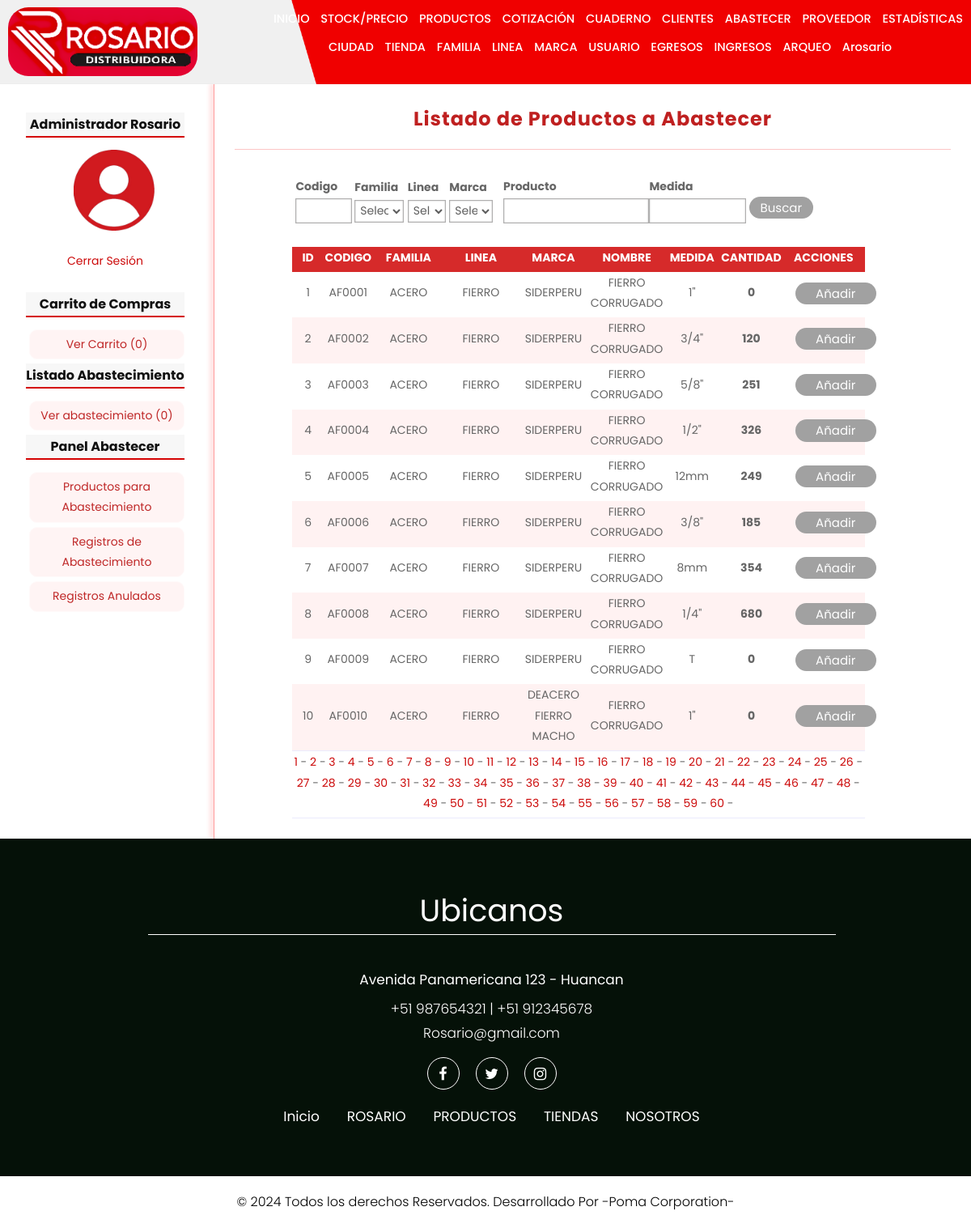
The page /abastecer/index (signed in) on the database its author committed.
### tables this page shows
CREATE TABLE producto(
id              INT(255) AUTO_INCREMENT NOT NULL,
id_tienda       INT(255) NOT NULL,
id_familia      INT(255) NOT NULL,
id_linea        INT(255) NOT NULL,
id_marca        INT(255) NOT NULL,
id_descuento    INT(255) NOT NULL,
codigo          char(6),
nombre          VARCHAR(150) NOT NULL,
medida          VARCHAR(100) NOT NULL,
cantidad        FLOAT(100,2) NOT NULL,
paquete         INT(100),
imagen          VARCHAR(255),
preciob         FLOAT(100,2),
preciof         FLOAT(100,2),
precioc         FLOAT(100,2),
est             CHAR(1) NOT NULL,
CONSTRAINT pk_producto PRIMARY KEY(id),
CONSTRAINT fk_producto_tienda FOREIGN KEY(id_tienda) REFERENCES tienda(id),
CONSTRAINT fk_producto_familia FOREIGN KEY(id_familia) REFERENCES familia(id),
CONSTRAINT fk_producto_linea FOREIGN KEY(id_linea) REFERENCES linea(id),
CONSTRAINT fk_producto_marca FOREIGN KEY(id_marca) REFERENCES marca(id),
CONSTRAINT fk_producto_descuento FOREIGN KEY(id_descuento) REFERENCES descuento(id)
);

CREATE TABLE familia(
id              INT(255) AUTO_INCREMENT NOT NULL,
nombre          VARCHAR(150) NOT NULL,
est             char(1) NOT NULL,
CONSTRAINT pk_familia PRIMARY KEY(id)
);

CREATE TABLE linea(
id              INT(255) AUTO_INCREMENT NOT NULL,
nombre          VARCHAR(150) NOT NULL,
est             char(1) NOT NULL,
CONSTRAINT pk_linea PRIMARY KEY(id)
);

CREATE TABLE marca(
id              INT(255) AUTO_INCREMENT NOT NULL,
nombre          VARCHAR(150) NOT NULL,
est             char(1) NOT NULL,
CONSTRAINT pk_marca PRIMARY KEY(id)
);

### controllers/AbastecerController.php (called while the page is built, shortened)
<?Php
require_once 'models/producto.php';
class abastecerController{
    public function index(){
        if(isset($_GET['pag'])){
            $pag = $_GET['pag'];
        }else{
            $pag = 1;
        }
        $limite = 10;
        $offset = ($pag-1)*$limite;
        $producto = new Producto;
        $producto->setOffset($offset);
        $producto->setLimite($limite);
        $prod = $producto->getAllab();
        $total = $producto->getAlltotal();
        $totalP = ceil($total/$limite);
        $totalPag = $totalP;
        require_once  'views/abastecer/gestionab.php';
    }
}
?>

### config/db.php (called while the page is built)
<?Php
Class Database{
    public static function connect(){
        $db = new mysqli('localhost', 'root', '', 'ferr_ros_h');
        $db->query("SET NAMES 'utf8'");
        return $db;
    }
}
?>

### models/producto.php (called while the page is built, shortened)
<?Php
class producto{
    private $limite;
    private $offset;
    private $db;
    public function __construct(){
        $this->db = Database::connect();
    }
    function getLimite(){
        return $this->limite;
    }
    function getOffset(){
        return $this->offset;
    }
    function setLimite($limite){
        $this->limite = $limite;
    }
    function setOffset($offset){
        $this->offset = $offset;
    }
    public function getAlltotal(){
        $producto  = $this->db->query("SELECT * FROM producto WHERE est = 'H'");
        return $producto->num_rows;
    }
    public function getAllab(){
        $sql = "SELECT p.*, f.nombre as 'familia', l.nombre as 'linea', m.nombre as 'marca' FROM producto p "
                . "INNER JOIN familia f ON f.id = p.id_familia "
                . "INNER JOIN linea l ON l.id = p.id_linea "
                . "INNER JOIN marca m ON m.id = p.id_marca "
                . "WHERE p.est = 'H' ORDER BY p.id LIMIT {$this->getOffset()},{$this->getLimite()};";
        $producto = $this->db->query($sql);
        return $producto;
    }
}
?>

### views/abastecer/gestionab.php (the view, shortened to what this page needs)
<h1>Listado de Productos a Abastecer</h1>
<form action="<?=base_url?>abastecer/filtroindex" method="POST" enctype="multipart/form-data">
    <table style="width: 75%; text-align: left; border: none;">
        <tr>
            <th style="width:120px;">
                <label class="frm" style="margin-left:5%;" for="codigo">Codigo</label>
                <input style="margin-left:5%; width:70px;" type="text"  name="codigo" class="fildt"/>
            </th>
            <th style="width:200px;">
            <label class="frm" for="familia">Familia</label>
                <select name="familia" id="">
                    <option value="">Seleccionar</option>
                </select>
            </th>
            <th style="width:200px;">
                <label class="frm" for="linea">Linea</label>
                <select name="linea" id="">
                    <option value="">Seleccionar</option>
                </select>
            </th>
            <th style="width:200px;">
                <label class="frm" for="marca">Marca</label>
                <select name="marca" id="">
                    <option value="">Seleccionar</option>
                </select>
            </th>
            <th style="width:200px;">
                <label class="frm" style="margin-left:5%;" for="nombre">Producto</label>
                <input style="margin-left:5%; width:180px;" type="text"  name="nombre" class="fildt"/>
            </th>
            <th style="width:200px;">
                <label class="frm" style="margin-left:5%;" for="nombre">Medida</label>
                <input style="margin-left:5%; width:120px;" type="text"  name="medida" class="fildt"/>
            </th>
            <th>
                <div class="fila-2" style="margin-right: 13%; margin-top: 30px;">
                    <input type="submit" value="Buscar" class="button solid-colort">
                </div>
            </th>
        </tr>
    </table>
</form>
<br>
<table class="tablita">
    <tr>
        <th style="width: 40px;">ID</th>
        <th style="width: 40px;">CODIGO</th>
        <th style="width: 40px;">FAMILIA</th>
        <th style="width: 90px;">LINEA</th>
        <th style="width: 90px;">MARCA</th>
        <th style="width: 70px;">NOMBRE</th>
        <th style="width: 70px;">MEDIDA</th>
        <th style="width: 40px;">CANTIDAD</th>
        <th style="width: 40px;">ACCIONES</th>
    </tr>
    <?Php while($pr = $prod->fetch_object()): ?>
    <tr>
        <td style="width: 40px;"><?=$pr->id?></td>
        <td style="width: 40px;"><?=$pr->codigo?></td>
        <td style="width: 90px;"><?=$pr->familia?></td>
        <td style="width: 90px;"><?=$pr->linea?></td>
        <td style="width: 70px;"><?=$pr->marca?></td>
        <td style="width: 70px;"><?=$pr->nombre?></td>
        <td style="width: 70px;"><?=$pr->medida?></td>
        <?Php
        $unidades = $pr->cantidad;
        if (floor($unidades) == $unidades){
            $cantidad = number_format($unidades, 0);
        }else{
            $cantidad = number_format($unidades, 2);
        }
        ?>
        <td style="width: 70px;"><b><?=$cantidad?></b></td>
        <td style="width: 40px;">
            <a href="<?=base_url?>añadir/add&id=<?=$pr->id?>" class="button solid-colort">Añadir</a>
        </td>
    </tr>
    <?Php endwhile; ?>
</table>
<table>
    <tr>
        <td class="text-center" colspan="11">
        <?Php if(isset($totalPag)): ?>
            <?Php for($i=1; $i<=$totalPag; $i++): ?>
                <a href="<?=base_url?>abastecer/index&pag=<?=$i?>"><?=$i?></a> -
            <?Php endfor; ?>
        <?Php endif; ?>
        </td>
    </tr>
</table>

### assets/css/style.css (style rules this page uses)
* { box-sizing: border-box !important; transition: ease all 0.5s; }
html { scroll-behavior: smooth; }
body { color: #666666; font-size: 14px; font-family: poppins; line-height: 1.80857; font-weight: normal; overflow-x: hidden; }
a { color: #1f1f1f; text-decoration: none !important; outline: none !important; -webkit-transition: all .3s ease-in-out; -moz-transition: all .3s ease-in-out; -ms-transition: all .3s ease-in-out; -o-transition: all .3s ease-in-out; transition: all .3s ease-in-out; }
h1, h2, h3, h4, h5, h6 { letter-spacing: 0; font-weight: normal; position: relative; padding: 0 0 10px 0; font-weight: normal; line-height: normal; color: #111111; margin: 0; }
h1 { font-size: 24px; }
*, *::after, *::before { -webkit-box-sizing: border-box; -moz-box-sizing: border-box; box-sizing: border-box; }
a { color: #cc0a0a; text-decoration: none; outline: none !important; }
a, .btn { text-decoration: none !important; outline: none !important; -webkit-transition: all .3s ease-in-out; -moz-transition: all .3s ease-in-out; -ms-transition: all .3s ease-in-out; -o-transition: all .3s ease-in-out; transition: all .3s ease-in-out; }
label, input[type="text"], input[type="password"], input[type="email"], input[type="number"], input[type="date"], select, textarea { display: block; width: 95%; margin-top: 2px; margin-bottom: 2px; margin-left: 2%; }
input[type="text"], input[type="password"], input[type="email"], input[type="number"], input[type="date"], select, textarea { border: 1px solid #afaeae; box-shadow: 0px 0px 2px #b5b5b5 inset; background: white; padding: 2px; color: rgb(94, 94, 94); transition: all 300ms; }
input[type="button"], input[type="submit"], button, .button { display: block; border-radius: 2px; width: auto; padding: 5px; padding-left: 10px; padding-right: 10px; color: white; background: #8c8888; border: 1px solid #706464; cursor:pointer; margin-left: 2%; }
.button { background: #fff4f4; color: rgb(191, 39, 39); text-decoration: none; text-align: center; border: 1px solid #fffafa; }
.button.solid-colort { width: 100px; background-color: #a1a1a1; border: #c66363; padding: 0px 14px; margin: 1% 15%; border-radius: 14px; font-size: 15px; color: #fff; }
input[type="button"], input[type="submit"], button { display: block; margin-top: 14px; }
.frm { font-weight: bold; margin-top: 12px; }
#central h1 { font-size: 24px; color: #bf2020; font-weight: bold; letter-spacing: 1px; text-align: center; border-bottom: 1px solid #fdc5c5; margin-bottom: 20px; padding: 20px; padding-top: 0px; }
table { text-align: center; width: 80%; margin-left: 8%; border-bottom: 1px solid #ebebfd; word-wrap: break-word; }
.tablita th,td { text-align: center; padding-top: 1px; padding-bottom: 5px; }
.tablita th { background-color: #d62a2a; color: white; }
.tablita tr:nth-child(odd) { background-color: #fff2f2; }
.fila-2 { display: flex; float: right; margin-right: 1.8%; }

### rows shown on the page
producto: id "1", codigo "AF0001", id_familia.nombre "ACERO", id_linea.nombre "FIERRO", id_marca.nombre "SIDERPERU", nombre "FIERRO CORRUGADO", medida "1\"", cantidad "0"
producto: id "2", codigo "AF0002", id_familia.nombre "ACERO", id_linea.nombre "FIERRO", id_marca.nombre "SIDERPERU", nombre "FIERRO CORRUGADO", medida "3/4\"", cantidad "120"
producto: id "3", codigo "AF0003", id_familia.nombre "ACERO", id_linea.nombre "FIERRO", id_marca.nombre "SIDERPERU", nombre "FIERRO CORRUGADO", medida "5/8\"", cantidad "251"
producto: id "4", codigo "AF0004", id_familia.nombre "ACERO", id_linea.nombre "FIERRO", id_marca.nombre "SIDERPERU", nombre "FIERRO CORRUGADO", medida "1/2\"", cantidad "326"
producto: id "5", codigo "AF0005", id_familia.nombre "ACERO", id_linea.nombre "FIERRO", id_marca.nombre "SIDERPERU", nombre "FIERRO CORRUGADO", medida "12mm", cantidad "249"
producto: id "6", codigo "AF0006", id_familia.nombre "ACERO", id_linea.nombre "FIERRO", id_marca.nombre "SIDERPERU", nombre "FIERRO CORRUGADO", medida "3/8\"", cantidad "185"
producto: id "7", codigo "AF0007", id_familia.nombre "ACERO", id_linea.nombre "FIERRO", id_marca.nombre "SIDERPERU", nombre "FIERRO CORRUGADO", medida "8mm", cantidad "354"
producto: id "8", codigo "AF0008", id_familia.nombre "ACERO", id_linea.nombre "FIERRO", id_marca.nombre "SIDERPERU", nombre "FIERRO CORRUGADO", medida "1/4\"", cantidad "680"
producto: id "9", codigo "AF0009", id_familia.nombre "ACERO", id_linea.nombre "FIERRO", id_marca.nombre "SIDERPERU", nombre "FIERRO CORRUGADO", medida "T", cantidad "0"
producto: id "10", codigo "AF0010", id_familia.nombre "ACERO", id_linea.nombre "FIERRO", id_marca.nombre "DEACERO FIERRO MACHO", nombre "FIERRO CORRUGADO", medida "1\"", cantidad "0"

### other values the page prints
$_SESSION['identity']->usuariof "Arosario"
$_SESSION['identity']->nombre "Administrador"
$_SESSION['identity']->apellidos "Rosario"
$stats['count'] "0"
